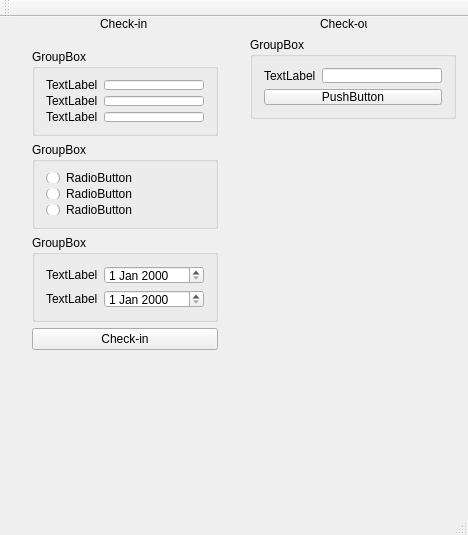
<?xml version="1.0" encoding="UTF-8"?>
<ui version="4.0">
 <class>MainWindow</class>
 <widget class="QMainWindow" name="MainWindow">
  <property name="geometry">
   <rect>
    <x>0</x>
    <y>0</y>
    <width>468</width>
    <height>535</height>
   </rect>
  </property>
  <property name="windowTitle">
   <string>MainWindow</string>
  </property>
  <widget class="QWidget" name="centralWidget">
   <widget class="QLabel" name="label">
    <property name="geometry">
     <rect>
      <x>100</x>
      <y>0</y>
      <width>47</width>
      <height>13</height>
     </rect>
    </property>
    <property name="text">
     <string>Check-in</string>
    </property>
   </widget>
   <widget class="QLabel" name="label_7">
    <property name="geometry">
     <rect>
      <x>320</x>
      <y>0</y>
      <width>47</width>
      <height>13</height>
     </rect>
    </property>
    <property name="text">
     <string>Check-out</string>
    </property>
   </widget>
   <widget class="QGroupBox" name="groupBox_4">
    <property name="geometry">
     <rect>
      <x>250</x>
      <y>20</y>
      <width>206</width>
      <height>82</height>
     </rect>
    </property>
    <property name="title">
     <string>GroupBox</string>
    </property>
    <layout class="QFormLayout" name="formLayout_3">
     <item row="0" column="0">
      <widget class="QLabel" name="label_8">
       <property name="text">
        <string>TextLabel</string>
       </property>
      </widget>
     </item>
     <item row="0" column="1">
      <widget class="QLineEdit" name="lineEdit_4"/>
     </item>
     <item row="1" column="0" colspan="2">
      <widget class="QPushButton" name="pushButton_2">
       <property name="text">
        <string>PushButton</string>
       </property>
      </widget>
     </item>
    </layout>
   </widget>
   <widget class="QWidget" name="">
    <property name="geometry">
     <rect>
      <x>21</x>
      <y>21</y>
      <width>208</width>
      <height>323</height>
     </rect>
    </property>
    <layout class="QVBoxLayout" name="verticalLayout_2">
     <item>
      <widget class="QGroupBox" name="groupBox">
       <property name="title">
        <string>GroupBox</string>
       </property>
       <layout class="QFormLayout" name="formLayout">
        <item row="0" column="0">
         <widget class="QLabel" name="label_2">
          <property name="text">
           <string>TextLabel</string>
          </property>
         </widget>
        </item>
        <item row="0" column="1">
         <widget class="QLineEdit" name="lineEdit"/>
        </item>
        <item row="1" column="0">
         <widget class="QLabel" name="label_3">
          <property name="text">
           <string>TextLabel</string>
          </property>
         </widget>
        </item>
        <item row="1" column="1">
         <widget class="QLineEdit" name="lineEdit_2"/>
        </item>
        <item row="2" column="0">
         <widget class="QLabel" name="label_4">
          <property name="text">
           <string>TextLabel</string>
          </property>
         </widget>
        </item>
        <item row="2" column="1">
         <widget class="QLineEdit" name="lineEdit_3"/>
        </item>
       </layout>
      </widget>
     </item>
     <item>
      <widget class="QGroupBox" name="groupBox_2">
       <property name="title">
        <string>GroupBox</string>
       </property>
       <layout class="QVBoxLayout" name="verticalLayout">
        <item>
         <widget class="QRadioButton" name="radioButton">
          <property name="text">
           <string>RadioButton</string>
          </property>
         </widget>
        </item>
        <item>
         <widget class="QRadioButton" name="radioButton_2">
          <property name="text">
           <string>RadioButton</string>
          </property>
         </widget>
        </item>
        <item>
         <widget class="QRadioButton" name="radioButton_3">
          <property name="text">
           <string>RadioButton</string>
          </property>
         </widget>
        </item>
       </layout>
      </widget>
     </item>
     <item>
      <widget class="QGroupBox" name="groupBox_3">
       <property name="title">
        <string>GroupBox</string>
       </property>
       <layout class="QFormLayout" name="formLayout_2">
        <item row="0" column="0">
         <widget class="QLabel" name="label_5">
          <property name="text">
           <string>TextLabel</string>
          </property>
         </widget>
        </item>
        <item row="0" column="1">
         <widget class="QDateEdit" name="dateEdit"/>
        </item>
        <item row="1" column="0">
         <widget class="QLabel" name="label_6">
          <property name="text">
           <string>TextLabel</string>
          </property>
         </widget>
        </item>
        <item row="1" column="1">
         <widget class="QDateEdit" name="dateEdit_2"/>
        </item>
       </layout>
      </widget>
     </item>
     <item>
      <widget class="QPushButton" name="pushButton">
       <property name="text">
        <string>Check-in</string>
       </property>
      </widget>
     </item>
    </layout>
   </widget>
  </widget>
  <widget class="QMenuBar" name="menuBar">
   <property name="geometry">
    <rect>
     <x>0</x>
     <y>0</y>
     <width>468</width>
     <height>21</height>
    </rect>
   </property>
  </widget>
  <widget class="QToolBar" name="mainToolBar">
   <attribute name="toolBarArea">
    <enum>TopToolBarArea</enum>
   </attribute>
   <attribute name="toolBarBreak">
    <bool>false</bool>
   </attribute>
  </widget>
  <widget class="QStatusBar" name="statusBar"/>
 </widget>
 <layoutdefault spacing="6" margin="11"/>
 <resources/>
 <connections/>
</ui>
